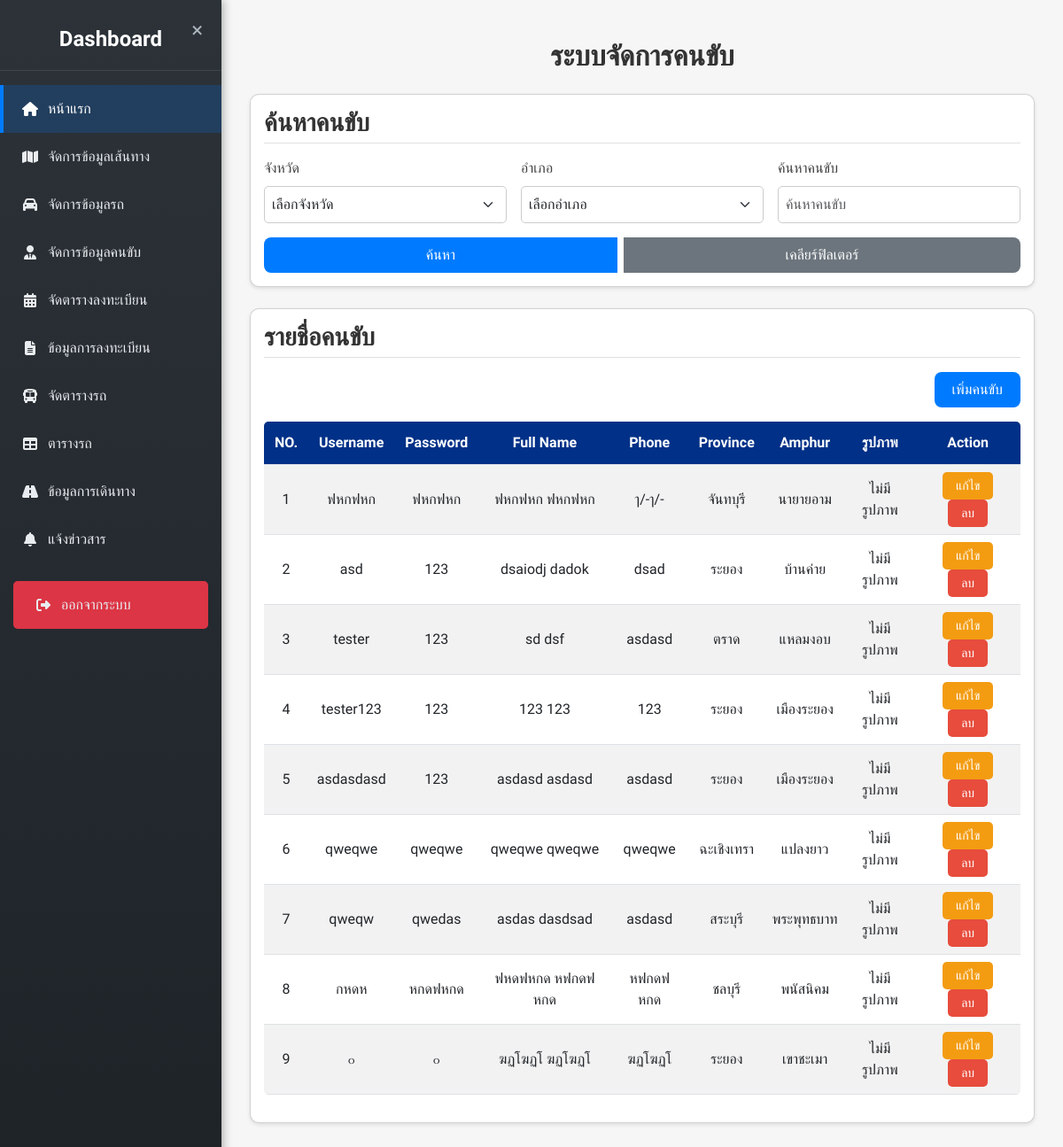
The page /admin/driver.php on the database as committed earlier.
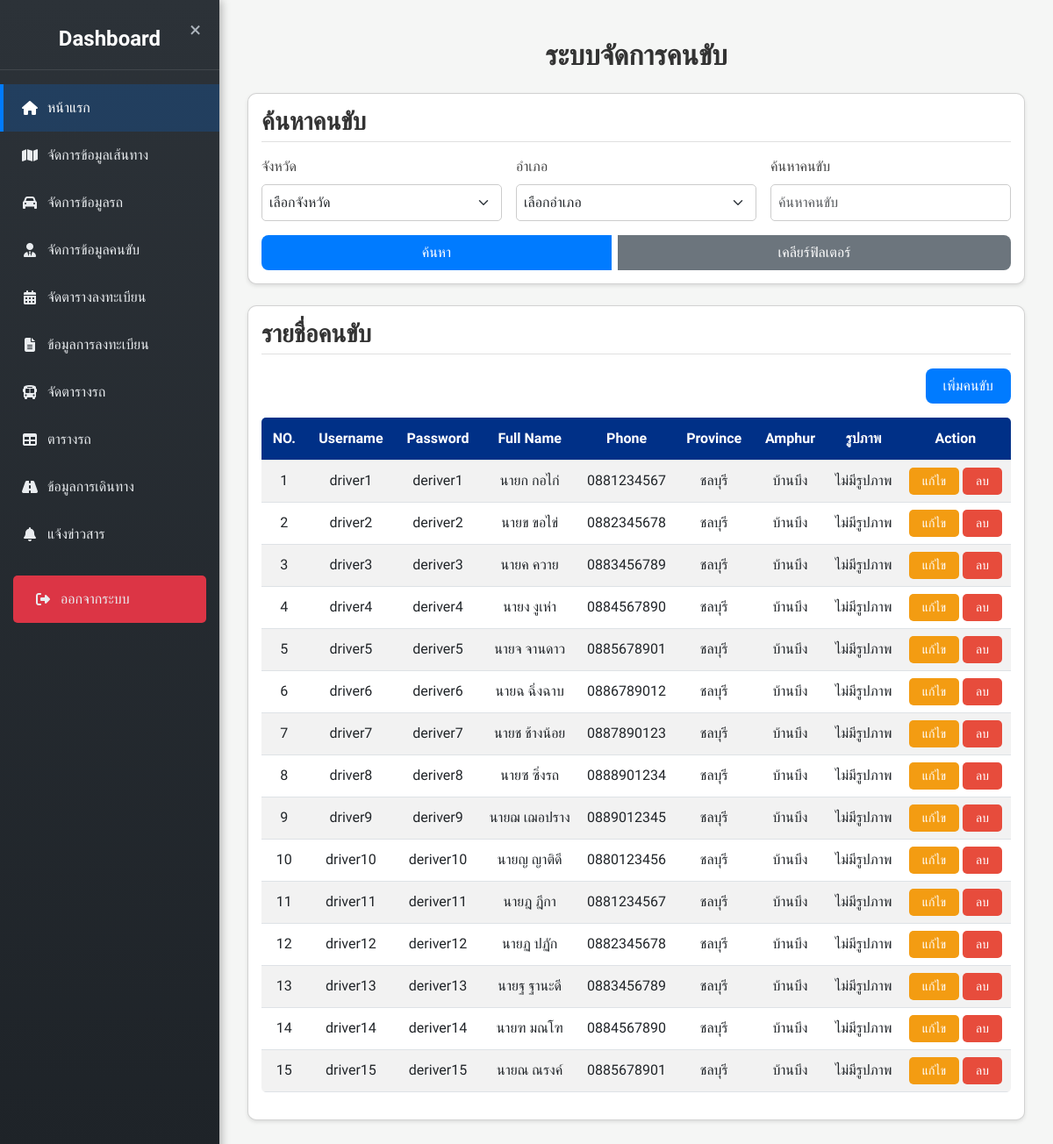
The same page on the database as committed later.
### tables this page shows
CREATE TABLE `driver` (
  `driver_id` int(11) NOT NULL,
  `driver_user` varchar(50) NOT NULL,
  `driver_password` varchar(255) NOT NULL,
  `driver_name` varchar(100) NOT NULL,
  `driver_lastname` varchar(100) NOT NULL,
  `driver_tel` varchar(15) DEFAULT NULL,
  `driver_province` varchar(255) DEFAULT NULL,
  `driver_amphur` varchar(255) DEFAULT NULL,
  `driver_image` varchar(22) DEFAULT NULL
);

CREATE TABLE `province` (
  `PROVINCE_ID` int(5) NOT NULL,
  `PROVINCE_NAME` varchar(150) NOT NULL
);

CREATE TABLE `amphur` (
  `AMPHUR_ID` int(5) NOT NULL,
  `AMPHUR_NAME` varchar(150) NOT NULL,
  `PROVINCE_ID` int(5) NOT NULL DEFAULT 0
);

### admin/driver.php (the view, shortened to what the changed rows need)
<?php
include 'config/condb.php';
$searchQuery = "";
try {
    $stmt = $conn->prepare("SELECT d.*, p.PROVINCE_NAME, a.AMPHUR_NAME
                            FROM driver d
                            LEFT JOIN province p ON d.driver_province = p.PROVINCE_ID
                            LEFT JOIN amphur a ON d.driver_amphur = a.AMPHUR_ID
                            $searchQuery");
    $stmt->execute();
    $drivers = $stmt->fetchAll(PDO::FETCH_ASSOC);
} catch (PDOException $e) {
    $_SESSION['error'] = "เกิดข้อผิดพลาดในการดึงข้อมูล: " . $e->getMessage();
    $drivers = [];
}
?>
<!DOCTYPE html>
<html lang="th">
<head>
    <link href="https://cdn.jsdelivr.net/npm/bootstrap@5.3.0-alpha1/dist/css/bootstrap.min.css" rel="stylesheet">
    <link href="https://cdn.jsdelivr.net/npm/sweetalert2@11/dist/sweetalert2.min.css" rel="stylesheet">
    <link rel="stylesheet" href="style.css">
</head>
<body>
    <?php include 'sidebar.php'; ?>
    <div class="content" id="content">
        <div class="container mt-4">
            <h2 class="text-center mb-4" style="color: #333; font-weight: 600;">ระบบจัดการคนขับ</h2>
            <div class="card mb-4">
                <div class="table-responsive">
                    <table class="table table-striped">
                        <thead>
                            <tr>
                                <th>NO.</th>
                                <th>Username</th>
                                <th>Password</th>
                                <th>Full Name</th>
                                <th>Phone</th>
                                <th>Province</th>
                                <th>Amphur</th>
                                <th>รูปภาพ</th>
                                <th>Action</th>
                            </tr>
                        </thead>
                        <tbody>
                            <?php
                            $index = 1;
                            foreach ($drivers as $driver) {
                            ?>
                                <tr>
                                    <td><?php echo $index++; ?></td>
                                    <td><?php echo htmlspecialchars($driver['driver_user']); ?></td>
                                    <td><?php echo htmlspecialchars($driver['driver_password']); ?></td>
                                    <td><?php echo htmlspecialchars($driver['driver_name'] . " " . $driver['driver_lastname']); ?></td>
                                    <td><?php echo htmlspecialchars($driver['driver_tel']); ?></td>
                                    <td><?php echo htmlspecialchars($driver['PROVINCE_NAME'] ?? 'ไม่ระบุ'); ?></td>
                                    <td><?php echo htmlspecialchars($driver['AMPHUR_NAME'] ?? 'ไม่ระบุ'); ?></td>
                                    <td>
                                        <?php
                                        $imagePath = !empty($driver['driver_image']) ? "uploads/drivers/" . $driver['driver_image'] : "../images/default_driver.jpg";
                                        if (!empty($driver['driver_image']) && file_exists("uploads/drivers/" . $driver['driver_image'])) { ?>
                                            <img src="<?php echo $imagePath; ?>"
                                                 alt="รูปภาพคนขับ"
                                                 class="img-thumbnail previewable"
                                                 style="max-width: 100px; max-height: 100px; object-fit: cover; cursor: pointer;"
                                                 data-bs-toggle="modal"
                                                 data-bs-target="#imageModal"
                                                 data-image="<?php echo $imagePath; ?>">
                                        <?php } else { ?>
                                            ไม่มีรูปภาพ
                                        <?php } ?>
                                    </td>
                                    <td>
                                        <button type="button" class="btn btn-warning btn-sm" data-bs-toggle="modal" data-bs-target="#editDriverModal"
                                                data-driver_id="<?php echo $driver['driver_id']; ?>"
                                                data-driver_user="<?php echo htmlspecialchars($driver['driver_user']); ?>"
                                                data-driver_password="<?php echo htmlspecialchars($driver['driver_password']); ?>"
                                                data-driver_name="<?php echo htmlspecialchars($driver['driver_name']); ?>"
                                                data-driver_lastname="<?php echo htmlspecialchars($driver['driver_lastname']); ?>"
                                                data-driver_tel="<?php echo htmlspecialchars($driver['driver_tel']); ?>"
                                                data-driver_province="<?php echo $driver['driver_province']; ?>"
                                                data-driver_amphur="<?php echo $driver['driver_amphur']; ?>">
                                            แก้ไข
                                        </button>
                                        <button type="button" class="btn btn-danger btn-sm delete-btn"
                                                data-delete-id="<?php echo $driver['driver_id']; ?>">
                                            ลบ
                                        </button>
                                    </td>
                                </tr>
                            <?php } ?>
                        </tbody>
                    </table>
                </div>
            </div>
        </div>
    </div>
</body>
</html>

Rows that differ between the two databases and show on the page:
removed driver: driver_user "ฟหกฟหก", driver_password "ฟหกฟหก", driver_name+driver_lastname "ฟหกฟหก ฟหกฟหก", driver_tel "ๅ/-ๅ/-", province.PROVINCE_NAME "จันทบุรี", amphur.AMPHUR_NAME "นายายอาม", driver_image "ไม่มีรูปภาพ"
removed driver: driver_user "asd", driver_password "123", driver_name+driver_lastname "dsaiodj dadok", driver_tel "dsad", province.PROVINCE_NAME "ระยอง", amphur.AMPHUR_NAME "บ้านค่าย", driver_image "ไม่มีรูปภาพ"
removed driver: driver_user "tester", driver_password "123", driver_name+driver_lastname "sd dsf", driver_tel "asdasd", province.PROVINCE_NAME "ตราด", amphur.AMPHUR_NAME "แหลมงอบ", driver_image "ไม่มีรูปภาพ"
removed driver: driver_user "tester123", driver_password "123", driver_name+driver_lastname "123 123", driver_tel "123", province.PROVINCE_NAME "ระยอง", amphur.AMPHUR_NAME "เมืองระยอง", shows "ไม่มีรูปภาพ"
removed driver: driver_user "asdasdasd", driver_password "123", driver_name+driver_lastname "asdasd asdasd", driver_tel "asdasd", province.PROVINCE_NAME "ระยอง", amphur.AMPHUR_NAME "เมืองระยอง", shows "ไม่มีรูปภาพ"
removed driver: driver_user "qweqwe", driver_password "qweqwe", driver_name+driver_lastname "qweqwe qweqwe", driver_tel "qweqwe", province.PROVINCE_NAME "ฉะเชิงเทรา", amphur.AMPHUR_NAME "แปลงยาว", shows "ไม่มีรูปภาพ"
removed driver: driver_user "qweqw", driver_password "qwedas", driver_name+driver_lastname "asdas dasdsad", driver_tel "asdasd", province.PROVINCE_NAME "สระบุรี", amphur.AMPHUR_NAME "พระพุทธบาท", shows "ไม่มีรูปภาพ"
removed driver: driver_user "กหดห", driver_password "หกดฟหกด", driver_name+driver_lastname "ฟหดฟหกด หฟกดฟหกด", driver_tel "หฟกดฟหกด", province.PROVINCE_NAME "ชลบุรี", amphur.AMPHUR_NAME "พนัสนิคม", shows "ไม่มีรูปภาพ"
removed driver: driver_user "๐", driver_password "๐", driver_name+driver_lastname "ฆฏโฆฏโ ฆฏโฆฏโ", driver_tel "ฆฏโฆฏโ", province.PROVINCE_NAME "ระยอง", amphur.AMPHUR_NAME "เขาชะเมา", driver_image "ไม่มีรูปภาพ"
added driver: driver_user "driver1", driver_password "deriver1", driver_name+driver_lastname "นายก กอไก่", driver_tel "0881234567", province.PROVINCE_NAME "ชลบุรี", amphur.AMPHUR_NAME "บ้านบึง", driver_image "ไม่มีรูปภาพ"
added driver: driver_user "driver2", driver_password "deriver2", driver_name+driver_lastname "นายข ขอไข่", driver_tel "0882345678", province.PROVINCE_NAME "ชลบุรี", amphur.AMPHUR_NAME "บ้านบึง", driver_image "ไม่มีรูปภาพ"
added driver: driver_user "driver3", driver_password "deriver3", driver_name+driver_lastname "นายค ควาย", driver_tel "0883456789", province.PROVINCE_NAME "ชลบุรี", amphur.AMPHUR_NAME "บ้านบึง", driver_image "ไม่มีรูปภาพ"
added driver: driver_user "driver4", driver_password "deriver4", driver_name+driver_lastname "นายง งูเห่า", driver_tel "0884567890", province.PROVINCE_NAME "ชลบุรี", amphur.AMPHUR_NAME "บ้านบึง", driver_image "ไม่มีรูปภาพ"
added driver: driver_user "driver5", driver_password "deriver5", driver_name+driver_lastname "นายจ จานดาว", driver_tel "0885678901", province.PROVINCE_NAME "ชลบุรี", amphur.AMPHUR_NAME "บ้านบึง", driver_image "ไม่มีรูปภาพ"
added driver: driver_user "driver6", driver_password "deriver6", driver_name+driver_lastname "นายฉ ฉิ่งฉาบ", driver_tel "0886789012", province.PROVINCE_NAME "ชลบุรี", amphur.AMPHUR_NAME "บ้านบึง", driver_image "ไม่มีรูปภาพ"
added driver: driver_user "driver7", driver_password "deriver7", driver_name+driver_lastname "นายช ช้างน้อย", driver_tel "0887890123", province.PROVINCE_NAME "ชลบุรี", amphur.AMPHUR_NAME "บ้านบึง", driver_image "ไม่มีรูปภาพ"
added driver: driver_user "driver8", driver_password "deriver8", driver_name+driver_lastname "นายซ ซิ่งรถ", driver_tel "0888901234", province.PROVINCE_NAME "ชลบุรี", amphur.AMPHUR_NAME "บ้านบึง", driver_image "ไม่มีรูปภาพ"
added driver: driver_user "driver9", driver_password "deriver9", driver_name+driver_lastname "นายฌ เฌอปราง", driver_tel "0889012345", province.PROVINCE_NAME "ชลบุรี", amphur.AMPHUR_NAME "บ้านบึง", driver_image "ไม่มีรูปภาพ"
added driver: driver_user "driver10", driver_password "deriver10", driver_name+driver_lastname "นายญ ญาติดี", driver_tel "0880123456", province.PROVINCE_NAME "ชลบุรี", amphur.AMPHUR_NAME "บ้านบึง", driver_image "ไม่มีรูปภาพ"
added driver: driver_user "driver11", driver_password "deriver11", driver_name+driver_lastname "นายฎ ฎีกา", driver_tel "0881234567", province.PROVINCE_NAME "ชลบุรี", amphur.AMPHUR_NAME "บ้านบึง", driver_image "ไม่มีรูปภาพ"
added driver: driver_user "driver12", driver_password "deriver12", driver_name+driver_lastname "นายฏ ปฏัก", driver_tel "0882345678", province.PROVINCE_NAME "ชลบุรี", amphur.AMPHUR_NAME "บ้านบึง", driver_image "ไม่มีรูปภาพ"
added driver: driver_user "driver13", driver_password "deriver13", driver_name+driver_lastname "นายฐ ฐานะดี", driver_tel "0883456789", province.PROVINCE_NAME "ชลบุรี", amphur.AMPHUR_NAME "บ้านบึง", driver_image "ไม่มีรูปภาพ"
added driver: driver_user "driver14", driver_password "deriver14", driver_name+driver_lastname "นายฑ มณโฑ", driver_tel "0884567890", province.PROVINCE_NAME "ชลบุรี", amphur.AMPHUR_NAME "บ้านบึง", driver_image "ไม่มีรูปภาพ"
added driver: driver_user "driver15", driver_password "deriver15", driver_name+driver_lastname "นายณ ณรงค์", driver_tel "0885678901", province.PROVINCE_NAME "ชลบุรี", amphur.AMPHUR_NAME "บ้านบึง", driver_image "ไม่มีรูปภาพ"
